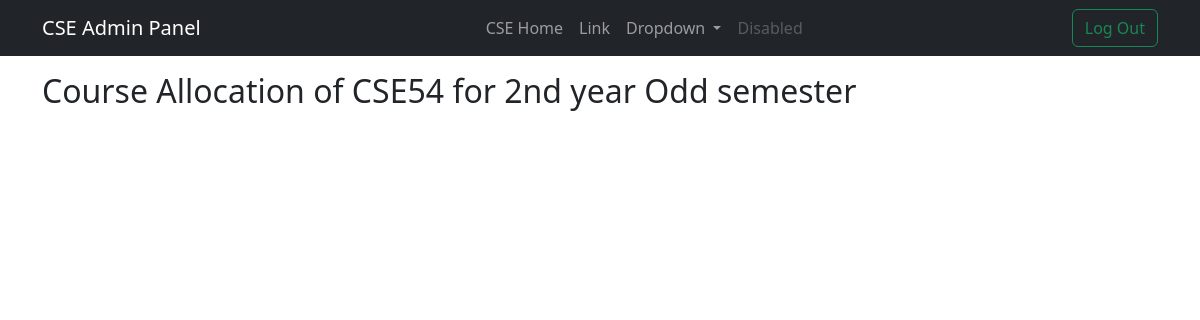
Page /dept/admin/CSE/2/course-allocation/ (signed in) on the earlier database version.
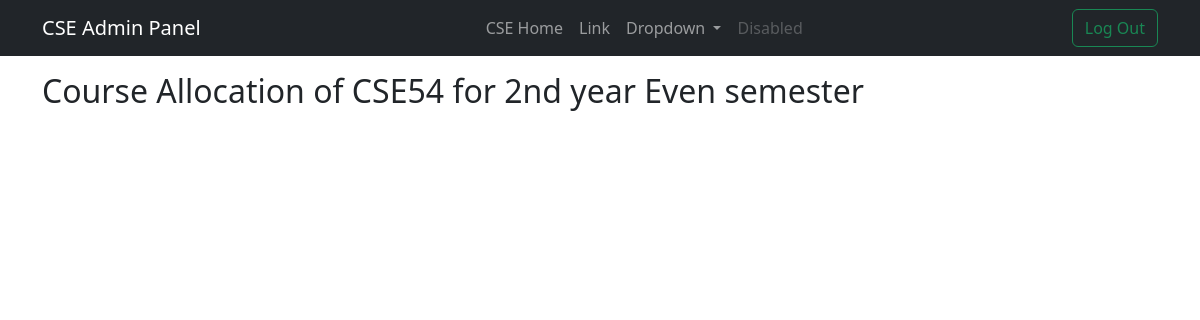
Same page on the later database version.
### departments/models.py (models this page shows, shortened)
class Series(models.Model):
    id = models.AutoField(primary_key=True)
    name = models.CharField(max_length=10, unique=True)  # Ex - CSE99
    department = models.ForeignKey(
        Department, on_delete=models.CASCADE, related_name="series"
    )
    admit_year = models.IntegerField(unique=True)
    running_semester = models.OneToOneField(
        Semester, on_delete=models.CASCADE, related_name="running_series"
    )
    is_running = models.BooleanField(default=True)
    end_year = models.IntegerField(null=True, blank=True)
    maximum_students = models.IntegerField(null=True, blank=True)
    exam_status = models.CharField(max_length=10, choices=[
        ("NR", "Not Running"),
        ("R", "Running"),
        ("F", "Finished")
    ], default="NR")
    def get_absolute_url_course_allocation(self):
        return reverse(
            "dept:courseTeacherAllocation",
            kwargs={"deptId": self.department.dept_id, "serId": self.id},
        )

class Semester(models.Model):
    id = models.AutoField(primary_key=True)
    sem_no = models.IntegerField()
    year = models.CharField(max_length=4)
    year_sem = models.CharField(max_length=4)
    dept = models.ForeignKey(
        Department, on_delete=models.CASCADE, related_name="semesters"
    )
    class Meta:
        constraints = [
            models.UniqueConstraint(fields=["sem_no", "dept"], name="unique_semester")
        ]
    def __str__(self) -> str:
        return f"{self.year} year {self.year_sem} semester"

### departments/views.py (the view)
# urls.py: path('admin/<str:deptId>/<int:serId>/course-allocation/', views.courseTeacherAllocation, name='courseTeacherAllocation'),
def courseTeacherAllocation(request, deptId, serId):
    print(request.get_full_path())
    try:
        dept = Department.objects.get(dept_id=deptId)
        series = dept.series.get(id=serId)
        if request.user == dept.user:
            if request.method == 'POST':
                try:
                    print('Got a post request in courseTeacherAllocation')
                    data = json.loads(request.body)
                    print(data)
                    course = Course.objects.get(title=data['courseID'])
                    dpt = Department.objects.get(dept_id=data['dept'])
                    teachers = data['teachers']
                    print(len(series.allocations.all()))
                    for t in teachers:
                        teacher = dpt.teachers.get(code=t)
                        courseTeacherAssignment.objects.create(course=course,
                                                               teacher=teacher,
                                                               series=series)
                    html_content = '''
                        <div class="row mx-2">
                            <p class="text-primary-emphasis fw-bold font-monospace">List of Instructors for this course</p>
                            <ul class="list-group list-group-numbered list-group-flush" id="selected-teachers">
                    '''
                    for teacher in course.teachers.all():
                        html_content += f'''
                                <li class="list-group-item fw-semibold custom-font">{teacher.teacher.full_name}, {teacher.teacher.designation},
                                    Department of {teacher.teacher.dept.dept_name}
                                </li>
                        '''
                    html_content += '''
                            </ul>
                        </div>
    '''
                    return JsonResponse({'success':True, 'html':html_content})
                except Exception as e:
                    print('Error:',e)
                    return JsonResponse({'success':False})
            elif request.method == 'GET':
                if request.GET.get('listFor', None) is not None:
                    print(request.GET.get('listFor'))
                    listFor = request.GET.get('listFor')
                    try:
                        dpt = Department.objects.get(dept_id=listFor)
                        teachers = dpt.teachers.all()
                        dt = {t.code: f'{t.full_name} - {t.designation}' for t in teachers}
                        return JsonResponse({
                            'success':True,
                            'teachers': dt
                        })
                    except Department.DoesNotExist:
                        return JsonResponse({'success':False})
                else:
                    return render(request, 'series/courseAllocation.html', {
                        'dept': dept,
                        'allDepts': Department.objects.all(),
                        'series': series,
                        'courses': dept.courses.filter(semester=series.running_semester),
                        'isLogged': True,
                    })
        else:
            messages.error(request, 'You are not authorized to access this page')
            return HttpResponseRedirect(reverse('Main:home'))
    except Department.DoesNotExist:
        return HttpResponseNotFound('<h1>Page not found</h1>')
    except Series.DoesNotExist:
        return HttpResponseNotFound('<h1>Page not found</h1>')

### departments/templates/series/courseAllocation.html (shortened to what this page needs)
{% extends 'departments/admin.html' %}
{%block content%}
<div class="container">
    <h2 class="my-3">Course Allocation of {{series.name}} for {{series.running_semester}}</h2>
</div>
{%endblock%}

Differences in the rows shown:
changed Series "CSE54": running_semester "2nd year Odd semester" → "2nd year Even semester"
